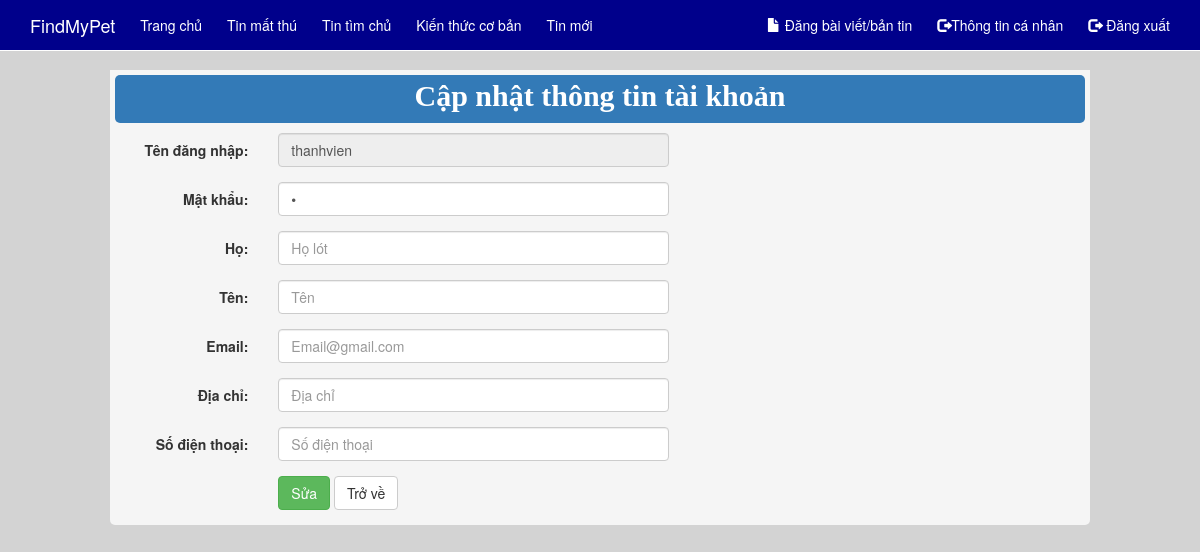
/Khach/ThongTinCaNhan.php (signed in), run on an earlier commit of the app's database.
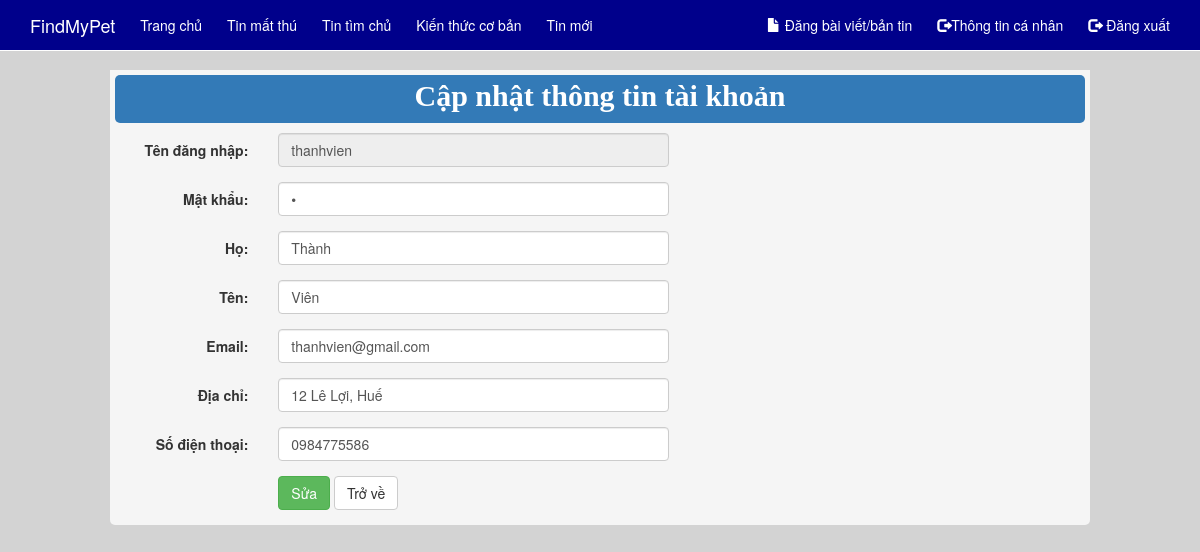
And on a later commit of the database.
### tables this page shows
CREATE TABLE IF NOT EXISTS `user` (
  `TenDN` varchar(55) NOT NULL,
  `MatKhau` varchar(55) NOT NULL,
  `MaPhanQuyen` int(11) NOT NULL,
  `Ho` varchar(50) NOT NULL,
  `Ten` varchar(50) NOT NULL,
  `Email` varchar(50) NOT NULL,
  `DiaChi` varchar(200) NOT NULL,
  `SoDienThoai` varchar(20) NOT NULL,
  `TrangThai` int(11) NOT NULL DEFAULT '1'
);

### Khach/ThongTinCaNhan.php (the view, shortened to what this page needs)
<html>
<head>
    <link href="../asset/Bootstrap/css/bootstrap.min.css" rel="stylesheet">
    <link href="../css/menu.css" rel="stylesheet">
    <link rel="stylesheet" type="text/css" href="../css/style.css" media="screen" />
</head>
<body style="background-color: lightgrey;min-height:100%;">
	<?php
        include("menu_Khach.php");
    ?>
<div class="container" style="background-color: whitesmoke;width:980px; border-radius: 5px;">
	<div class="row" style="background-color: whitesmoke;padding-top: 5px;">
    	<p class="bg-primary" style="margin-right: 5px;margin-left: 5px;font-size: 30px;color:white;font-family: tahoma;text-align: center;border-radius:5px;padding-bottom: 5px;"> <b>Cập nhật thông tin tài khoản</b> </p>
    </div>
    <div class="row">
        <?php
			$conn = ConnectDB::connect();
			$sql = "SELECT * FROM User WHERE TenDN = '".$_SESSION['TenDN']."'";
			$resut = mysqli_query($conn, $sql);
			if($resut->num_rows>0)
			{
				$row = $resut->fetch_assoc();
			}
		?>
        <form class="form-horizontal" name="frmSuaTaiKhoan" method="post" enctype="multipart/form-data">
                <div class="form-group">
	                <label for="txtTenDN" class="col-sm-2 control-label">Tên đăng nhập: </label>
    				<div class="col-sm-5">
      					<input type="text" disabled class="form-control" name="txtTenDN" value="<?php echo $_SESSION['TenDN']?>">
    				</div>
  				</div>
                <div class="form-group">
    				<label for="txtMatKhau" class="col-sm-2 control-label">Mật khẩu: </label>
    				<div class="col-sm-5">
      					<input type="password" class="form-control" name="txtMatKhau" placeholder="Mật khẩu" value="<?php echo $row['MatKhau']; ?>">
    				</div>
  				</div>
                <div class="form-group">
    				<label for="txtHo" class="col-sm-2 control-label">Họ: </label>
    				<div class="col-sm-5">
      					<input type="text" class="form-control" name="txtHo" placeholder="Họ lót" value="<?php echo $row['Ho']; ?>">
    				</div>
  				</div>
                <div class="form-group">
    				<label for="txtTen" class="col-sm-2 control-label">Tên: </label>
    				<div class="col-sm-5">
      					<input type="text" class="form-control" name="txtTen" placeholder="Tên" value="<?php echo $row['Ten']; ?>">
    				</div>
  				</div>
                <div class="form-group">
    				<label for="txtEmail" class="col-sm-2 control-label">Email: </label>
    				<div class="col-sm-5">
      					<input type="email" class="form-control" name="txtEmail" placeholder="Email@gmail.com" value="<?php echo $row['Email']; ?>" required>
    				</div>
  				</div>
                <div class="form-group">
    				<label for="txtDiaChi" class="col-sm-2 control-label">Địa chỉ: </label>
    				<div class="col-sm-5">
      					<input type="text" class="form-control" name="txtDiaChi" placeholder="Địa chỉ" value="<?php echo $row['DiaChi']; ?>">
    				</div>
  				</div>
                <div class="form-group">
    				<label for="txtSoDienThoai" class="col-sm-2 control-label">Số điện thoại: </label>
    				<div class="col-sm-5">
      					<input type="number" class="form-control" name="txtSoDienThoai" placeholder="Số điện thoại" value="<?php echo $row['SoDienThoai']; ?>" required>
    				</div>
  				</div>
                <div class="form-group">
                    <div class="col-sm-offset-2 col-sm-10">
                      <button type="submit" class="btn btn-success" name="submit">Sửa</button>
                      <a href="../Index.php"><button type="button" class="btn btn-default">Trở về</button></a>
                    </div>
              	</div>
    		</form>
</div>
</body>
</html>

What changed in the data, as far as the page shows it:
changed user: txtHo (not shown) → "Thành"; txtTen (not shown) → "Viên"; txtEmail (not shown) → "thanhvien@gmail.com"; txtDiaChi (not shown) → "12 Lê Lợi, Huế"; txtSoDienThoai (not shown) → "0984775586"
